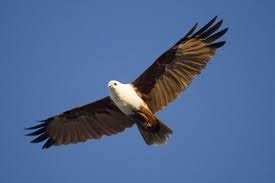
//> input picture openCV/img/NC_src.jpg, 275 x 183 px
$ ./seamlessClone   (built with g++ and OpenCV 4)
//> lines starting //> are read from the running program, lines starting //| are printed output that depends on the picture
/*
* This tutorial demonstrates how to use OpenCV seamless cloning
* module without GUI.
*
* 1- Normal Cloning
* 2- Mixed Cloning
* 3- Monochrome Transfer
* 4- Color Change
* 5- Illumination change
* 6- Texture Flattening
*/

#include <iostream>
#include "opencv2/imgproc.hpp"
#include "opencv2/highgui.hpp"
#include "opencv2/imgcodecs.hpp"
#include "opencv2/photo.hpp"
#include "opencv2/core.hpp"

using namespace std;
using namespace cv;

void normalClone(const char* source, const char* destination, const char* mask);
void mixedClone(const char* source, const char* destination, const char* mask);
void monochromeTransfer(const char* source, const char* destination, const char* mask);
void color_Change(const char* source, const char* mask);
void illumination_Change(const char* source, const char* mask);
void texture_Flattening(const char* source, const char* mask);

int main(int argc, char** argv){

    cout << "NORMAL CLONING" << endl;
    normalClone("./img/NC_src.jpg", "./img/NC_dst.jpg", "./img/NC_mask.jpg");

    cout << "MIXED CLONING" << endl;
    mixedClone("./img/MC_src.jpg", "./img/MC_dst.jpg", "./img/MC_mask.jpg");

    cout << "MONOCHROME TRANSFER" << endl;
    monochromeTransfer("./img/MT_src.jpg", "./img/MT_dst.jpg", "./img/MT_mask.jpg");

    cout << "COLOR CHANGE" << endl;
    color_Change("./img/CC_src.jpg", "./img/CC_mask.jpg");

    cout << "ILLUMINATION CHANGE" << endl;
    illumination_Change("./img/IC_src.jpg", "./img/IC_mask.jpg");

    cout << "TEXTURE FLATTENING" << endl;
    texture_Flattening("./img/TF_src.jpg", "./img/TF_mask.jpg");

    return 0;
}

void normalClone(const char* source, const char* destination, const char* mask){
//> called with source = "./img/NC_src.jpg", destination = "./img/NC_dst.jpg", mask = "./img/NC_mask.jpg"

    Mat src = imread(source, IMREAD_COLOR);
//> src is the input picture: 183 rows x 275 cols, CV_8UC3; mean B, G, R 145, 102.5, 78.2
    if(src.empty()){
        cout << "Could not open or find the image" << endl;
        return;
    }

    Mat dst = imread(destination, IMREAD_COLOR);
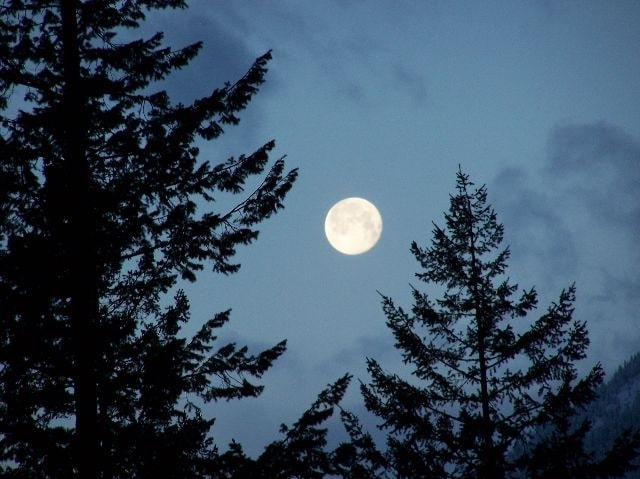
//> input picture openCV/img/NC_dst.jpg, 640 x 479 px
//> dst is the input picture: 479 rows x 640 cols, CV_8UC3; mean B, G, R 94.1, 76.4, 57
    if(dst.empty()){
        cout << "Could not open or find the image" << endl;
        return;
    }

    Mat mask_ = imread(mask, IMREAD_COLOR);
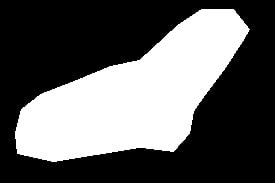
//> input picture openCV/img/NC_mask.jpg, 275 x 183 px
//> mask_ is the input picture: 183 rows x 275 cols, CV_8UC3; min 0, max 255, mean 94.2
    if(mask_.empty()){
        cout << "Could not open or find the image" << endl;
        return;
    }

    Mat result;
    Point p;
    p.x = 400;
    p.y = 100;

    seamlessClone(src, dst, mask_, p, result, 1);
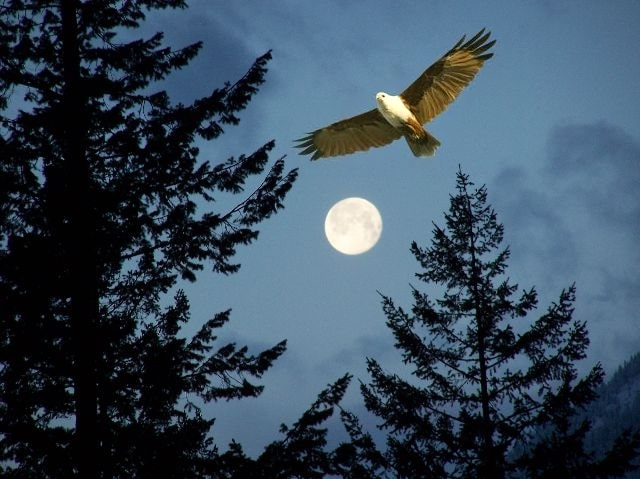
//> result: 479 rows x 640 cols, CV_8UC3; mean B, G, R 90.7, 74.6, 56.7
    imwrite("normal_clone.jpg", result);

}

void mixedClone(const char* source, const char* destination, const char* mask){
//> called with source = "./img/MC_src.jpg", destination = "./img/MC_dst.jpg", mask = "./img/MC_mask.jpg"

    Mat src = imread(source, IMREAD_COLOR);
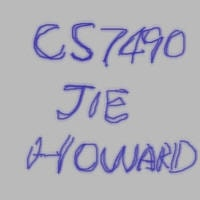
//> input picture openCV/img/MC_src.jpg, 200 x 200 px
//> src is the input picture: 200 rows x 200 cols, CV_8UC3; mean B, G, R 184.5, 174.2, 174.9
    if(src.empty()){
        cout << "Could not open or find the image" << endl;
        return;
    }

    Mat dst = imread(destination, IMREAD_COLOR);
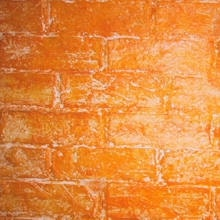
//> input picture openCV/img/MC_dst.jpg, 220 x 220 px
//> dst is the input picture: 220 rows x 220 cols, CV_8UC3; mean B, G, R 63.4, 138.9, 228.2
    if(dst.empty()){
        cout << "Could not open or find the image" << endl;
        return;
    }

    Mat mask_ = imread(mask, IMREAD_COLOR);
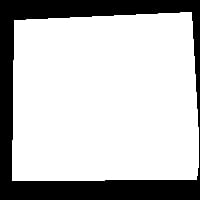
//> input picture openCV/img/MC_mask.jpg, 200 x 200 px
//> mask_ is the input picture: 200 rows x 200 cols, CV_8UC3; min 0, max 255, mean 192.4
    if(mask_.empty()){
        cout << "Could not open or find the image" << endl;
        return;
    }

    Mat result;
    Point p;
    p.x = dst.size().width / 2;
//> p = Point(110, 0)
    p.y = dst.size().height / 2;
//> p = Point(110, 110)

    seamlessClone(src, dst, mask_, p, result, 2);
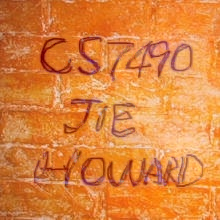
//> result: 220 rows x 220 cols, CV_8UC3; mean B, G, R 62.4, 132.2, 220.8
    imwrite("mixed_clone.jpg", result);
}

void monochromeTransfer(const char* source, const char* destination, const char* mask){
//> called with source = "./img/MT_src.jpg", destination = "./img/MT_dst.jpg", mask = "./img/MT_mask.jpg"

    Mat src = imread(source, IMREAD_COLOR);
//> MT_src.jpg cannot be read in this run, so this picture is empty
    if(src.empty()){
        cout << "Could not open or find the image" << endl;
        return;
    }

    Mat dst = imread(destination, IMREAD_COLOR);
    if(dst.empty()){
        cout << "Could not open or find the image" << endl;
        return;
    }

    Mat mask_ = imread(mask, IMREAD_COLOR);
    if(mask_.empty()){
        cout << "Could not open or find the image" << endl;
        return;
    }

    Mat result;
    Point p;
    p.x = dst.size().width / 2;
    p.y = dst.size().height / 2;

    seamlessClone(src, dst, mask_, p, result, 3);
    imwrite("monochrome_transfer.jpg", result);


}

void color_Change(const char* source, const char* mask){
//> called with source = "./img/CC_src.jpg", mask = "./img/CC_mask.jpg"

    Mat src = imread(source, IMREAD_COLOR);
//> CC_src.jpg cannot be read in this run, so this picture is empty
    if(src.empty()){
        cout << "Could not open or find the image" << endl;
        return;
    }

    Mat mask_ = imread(mask, IMREAD_COLOR);
    if(mask_.empty()){
        cout << "Could not open or find the image" << endl;
        return;
    }

    Mat result;
    colorChange(src, mask_, result, 1.5, 0.5, 0.5);
    imwrite("color_change.jpg", result);

}

void illumination_Change(const char* source, const char* mask){
//> called with source = "./img/IC_src.jpg", mask = "./img/IC_mask.jpg"

    Mat src = imread(source, IMREAD_COLOR);
//> IC_src.jpg cannot be read in this run, so this picture is empty
    if(src.empty()){
        cout << "Could not open or find the image" << endl;
        return;
    }

    Mat mask_ = imread(mask, IMREAD_COLOR);
    if(mask_.empty()){
        cout << "Could not open or find the image" << endl;
        return;
    }

    Mat result;
    illuminationChange(src, mask_, result, 0.2f, 0.4f);
    imwrite("illumination_change.jpg", result);

}

void texture_Flattening(const char* source, const char* mask){
//> called with source = "./img/TF_src.jpg", mask = "./img/TF_mask.jpg"

    Mat src = imread(source, IMREAD_COLOR);
//> TF_src.jpg cannot be read in this run, so this picture is empty
    if(src.empty()){
        cout << "Could not open or find the image" << endl;
        return;
    }

    Mat mask_ = imread(mask, IMREAD_COLOR);
    if(mask_.empty()){
        cout << "Could not open or find the image" << endl;
        return;
    }

    Mat result;

    textureFlattening(src, mask_, result, 30, 45, 3);
    imwrite("texture_flattening.jpg", result);


}
